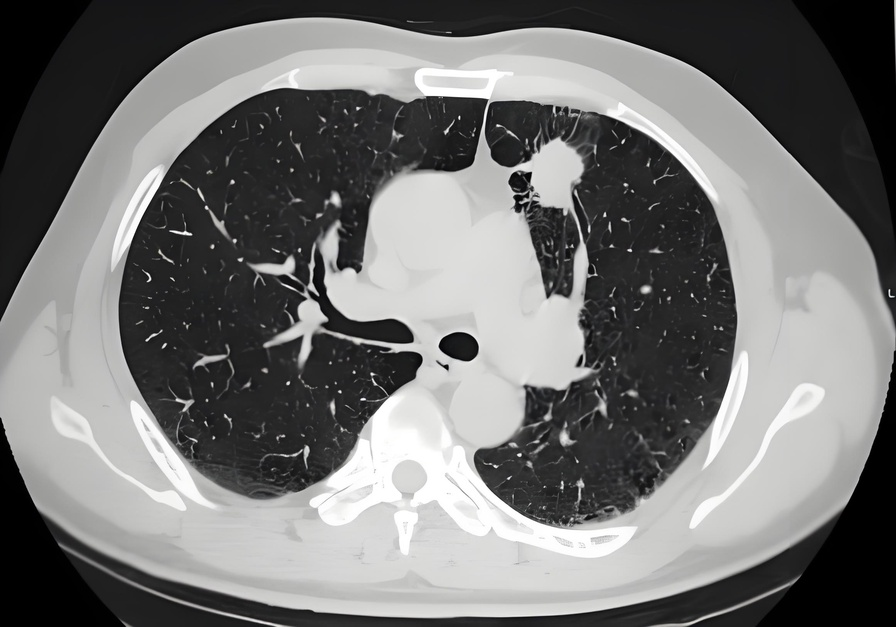
#> input picture homework3-t1/imgs/CT-image.jpg, 896 x 627 px, shrunk from 2324 x 1628 before the run
$ python analysis.py
#> lines starting #> are read from the running program, lines starting #| are printed output that depends on the picture
import cv2
import matplotlib.pyplot as plt
import os

'''
- 功能：生成灰度图片的直方图
- 输入：灰度图片路径
- 输出：直方图图片
- 备注：使用matplotlib库绘制直方图，用于分析图片的灰度分布情况
'''

# 设置中文字体支持
plt.rcParams['font.sans-serif'] = ['SimHei']  # 用来正常显示中文标签
plt.rcParams['axes.unicode_minus'] = False  # 用来正常显示负号

# 读取灰度图片
# input_path = 'imgs/highlight15.png'
# input_path = 'imgs/sugarcane_seedling.jpg'
# input_path = 'imgs/gray_sugarcane_seedling.jpg'
input_path = 'imgs/CT-image.jpg'

# 获取图片文件名（不含扩展名）
image_name = os.path.splitext(os.path.basename(input_path))[0]

# 确保输入文件存在
if not os.path.exists(input_path):
    print(f"错误：找不到输入文件 {input_path}")
    exit(1)

# 读取图片
img = cv2.imread(input_path, cv2.IMREAD_GRAYSCALE)
#> img: shape (627, 896); min 0, max 255, mean 115.7

# 创建results文件夹（如果不存在）
if not os.path.exists('results'):
    os.makedirs('results')

# 创建图形
plt.figure(figsize=(10, 6))

# 绘制直方图
plt.hist(img.ravel(), bins=256, range=[0, 256], color='gray', alpha=0.7)
plt.title('灰度直方图')
plt.xlabel('灰度值')
plt.ylabel('像素数量')

# 设置x轴范围
plt.xlim([0, 256])

# 添加网格线
plt.grid(True, linestyle='--', alpha=0.7)

# 保存直方图
output_path = f'results/{image_name}_histogram.jpg'
plt.savefig(output_path, dpi=300, bbox_inches='tight')
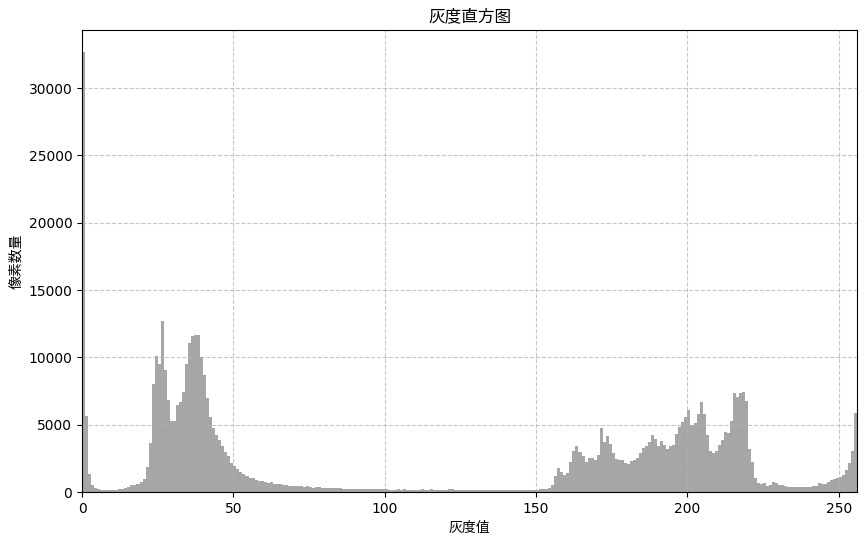
#> figure drawn by matplotlib, 1 panel; tallest bar 32677 high, from x = 0 to 1
plt.close()

print(f"直方图已保存到：{output_path}")

$ run again, with homework3-t1/imgs/sugarcane_seedling.jpg copied over homework3-t1/imgs/CT-image.jpg
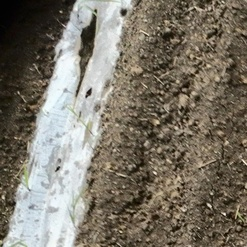
#> input picture homework3-t1/imgs/sugarcane_seedling.jpg, 247 x 247 px, shrunk from 640 x 640 before the run
#> `img = cv2.imread(input_path, cv2.IMREAD_GRAYSCALE)`:
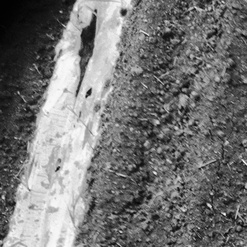
#> img: shape (247, 247); min 0, max 255, mean 117.6
#> `plt.savefig(output_path, dpi=300, bbox_inches='tight')`:
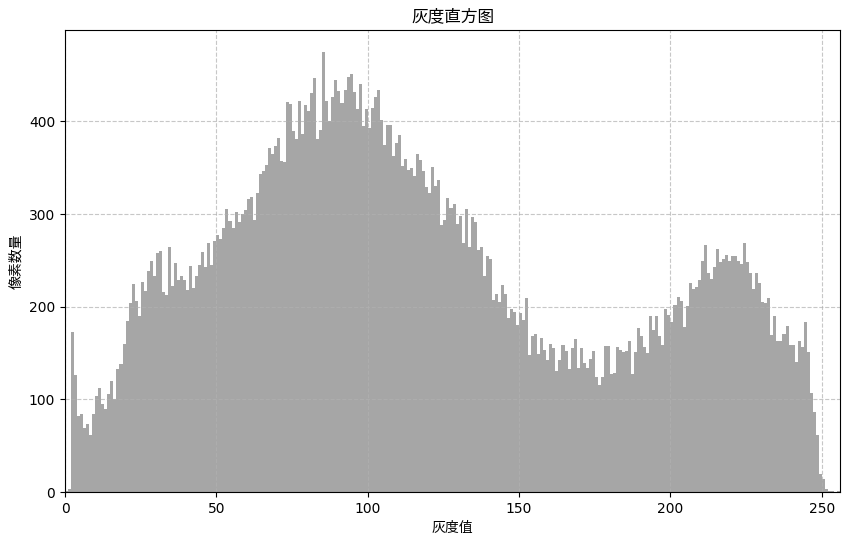
#> figure drawn by matplotlib, 1 panel; tallest bar 475 high, from x = 85 to 86
